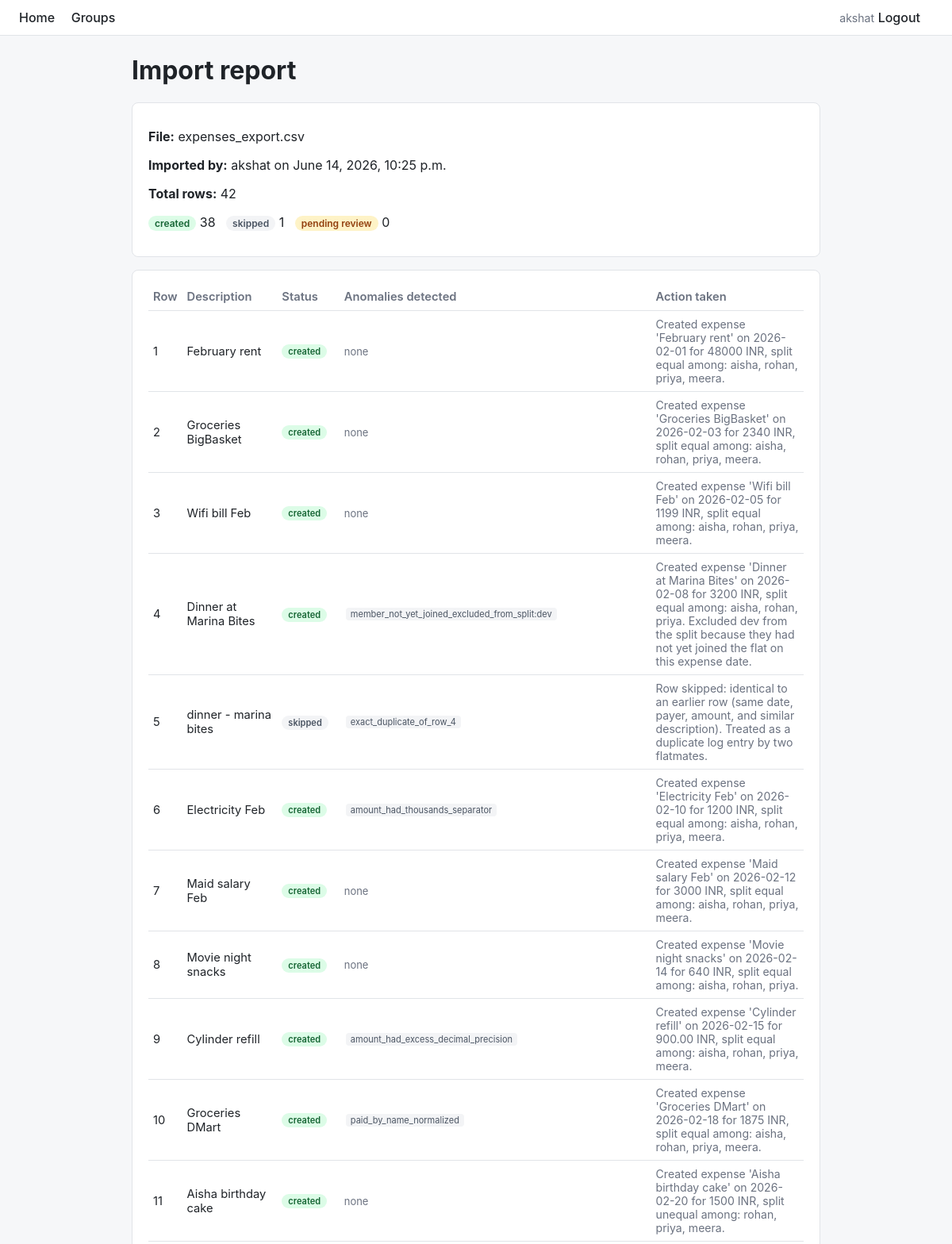
Screenshot of /groups/1/import/1/report/ (signed in, upper part) with the database file from the repository.
### expenses/models.py (models this page shows, shortened)
class ImportBatch(models.Model):
    group = models.ForeignKey(Group, on_delete=models.CASCADE, related_name='import_batches')
    filename = models.CharField(max_length=255)
    imported_by = models.ForeignKey(User, on_delete=models.SET_NULL, null=True)
    imported_at = models.DateTimeField(auto_now_add=True)
    total_rows = models.IntegerField(default=0)
    rows_created = models.IntegerField(default=0)
    rows_skipped = models.IntegerField(default=0)
    rows_pending = models.IntegerField(default=0)

class ImportRow(models.Model):
    STATUS_CHOICES = [
        ('created', 'Created'),
        ('skipped', 'Skipped'),
        ('pending', 'Pending review'),
        ('approved', 'Approved'),
        ('rejected', 'Rejected'),
    ]
    batch = models.ForeignKey(ImportBatch, on_delete=models.CASCADE, related_name='rows')
    row_number = models.IntegerField()
    raw_data = models.JSONField()
    status = models.CharField(max_length=20, choices=STATUS_CHOICES, default='created')
    anomalies = models.JSONField(default=list)
    action_taken = models.TextField(blank=True, default='')
    reviewed_by = models.ForeignKey(User, on_delete=models.SET_NULL, null=True, blank=True)
    reviewed_at = models.DateTimeField(null=True, blank=True)
    class Meta:
        ordering = ['row_number']

### expenses/views.py (the view)
# urls.py: path('groups/<int:pk>/import/<int:batch_id>/report/', views.import_report, name='import_report'),
@login_required
def import_report(request, pk, batch_id):
    group = get_object_or_404(Group, pk=pk)
    batch = get_object_or_404(ImportBatch, pk=batch_id, group=group)
    rows = batch.rows.all()
    return render(request, 'expenses/import_report.html', {'group': group, 'batch': batch, 'rows': rows})

### expenses/templates/expenses/import_report.html (shortened to what this page needs)
{% extends "base.html" %}
{% block content %}
<h1>Import report</h1>
<div class="card">
    <p><strong>File:</strong> {{ batch.filename }}</p>
    <p><strong>Imported by:</strong> {{ batch.imported_by.username }} on {{ batch.imported_at }}</p>
    <p><strong>Total rows:</strong> {{ batch.total_rows }}</p>
    <p><span class="badge created">created</span> {{ batch.rows_created }} &nbsp;
       <span class="badge skipped">skipped</span> {{ batch.rows_skipped }} &nbsp;
       <span class="badge pending">pending review</span> {{ batch.rows_pending }}</p>
</div>
<div class="card">
    <table>
        <tr><th>Row</th><th>Description</th><th>Status</th><th>Anomalies detected</th><th>Action taken</th></tr>
        {% for row in rows %}
        <tr>
            <td>{{ row.row_number }}</td>
            <td>{{ row.raw_data.description }}</td>
            <td><span class="badge {{ row.status }}">{{ row.status }}</span></td>
            <td>
                {% for a in row.anomalies %}
                <span class="anomaly-tag">{{ a }}</span>
                {% endfor %}
                {% if not row.anomalies %}<span class="muted">none</span>{% endif %}
            </td>
            <td class="muted">{{ row.action_taken|default:"-" }}</td>
        </tr>
        {% endfor %}
    </table>
</div>
{% endblock %}

### templates/base.html (shortened to what this page needs)
<!DOCTYPE html>
<html lang="en">
<head>
</head>
<body>
<nav>
    <div>
        <a href="{% url 'expenses:dashboard' %}">Home</a>
        {% if user.is_authenticated %}
            <a href="{% url 'expenses:group_list' %}">Groups</a>
        {% endif %}
    </div>
    <div>
        {% if user.is_authenticated %}
            <span class="muted">{{ user.username }}</span>
            <a href="{% url 'accounts:logout' %}">Logout</a>
        {% else %}
            <a href="{% url 'accounts:login' %}">Login</a>
            <a href="{% url 'accounts:signup' %}">Sign up</a>
        {% endif %}
    </div>
</nav>
<div class="container">
    {% block content %}{% endblock %}
</div>
</body>
</html>

### templates/base.html (style rules this page uses)
:root { --bg: #f6f7f9; --card: #ffffff; --border: #e1e4e8; --text: #1f2328; --muted: #6b7280; --primary: #2563eb; --green: #16a34a; --red: #dc2626; --orange: #d97706; }
* { box-sizing: border-box; }
body { font-family: -apple-system, Segoe UI, Roboto, Helvetica, Arial, sans-serif; background: var(--bg); color: var(--text); margin: 0; }
nav { background: var(--card); border-bottom: 1px solid var(--border); padding: 12px 24px; display: flex; justify-content: space-between; align-items: center; }
nav a { color: var(--text); text-decoration: none; margin-right: 16px; font-weight: 500; }
.container { max-width: 900px; margin: 24px auto; padding: 0 16px; }
.card { background: var(--card); border: 1px solid var(--border); border-radius: 8px; padding: 16px 20px; margin-bottom: 16px; }
h1, h2, h3 { margin-top: 0; }
table { width: 100%; border-collapse: collapse; }
th, td { text-align: left; padding: 8px 6px; border-bottom: 1px solid var(--border); font-size: 0.92em; }
th { color: var(--muted); font-weight: 600; }
.muted { color: var(--muted); font-size: 0.88em; }
.badge { display: inline-block; padding: 2px 8px; border-radius: 999px; font-size: 0.75em; font-weight: 600; }
.badge.created { background: #dcfce7; color: #166534; }
.badge.skipped { background: #f3f4f6; color: #4b5563; }
.badge.pending { background: #fef3c7; color: #92400e; }
.anomaly-tag { display: inline-block; background: #f3f4f6; border-radius: 4px; padding: 1px 6px; font-size: 0.75em; margin: 2px; color: #4b5563; }

### rows the page displays
ImportBatch: filename "expenses_export.csv", imported_by.username "akshat", imported_at "June 14, 2026, 10:25 p.m.", total_rows "42", rows_created "38", rows_skipped "1", rows_pending "0"
ImportRow: row_number "1", raw_data.description "February rent", status "created", anomalies "none", action_taken "Created expense 'February rent' on 2026-02-01 for 48000 INR, split equal among: aisha, rohan, priya, meera."
ImportRow: row_number "2", raw_data.description "Groceries BigBasket", status "created", anomalies "none", action_taken "Created expense 'Groceries BigBasket' on 2026-02-03 for 2340 INR, split equal among: aisha, rohan, priya, meera."
ImportRow: row_number "3", raw_data.description "Wifi bill Feb", status "created", anomalies "none", action_taken "Created expense 'Wifi bill Feb' on 2026-02-05 for 1199 INR, split equal among: aisha, rohan, priya, meera."
ImportRow: row_number "4", raw_data.description "Dinner at Marina Bites", status "created", anomalies "member_not_yet_joined_excluded_from_split:dev", action_taken "Created expense 'Dinner at Marina Bites' on 2026-02-08 for 3200 INR, split equal among: aisha, rohan, priya. Excluded dev from the split because they had not yet joined the flat on this expense date."
ImportRow: row_number "5", raw_data.description "dinner - marina bites", status "skipped", anomalies "exact_duplicate_of_row_4", action_taken "Row skipped: identical to an earlier row (same date, payer, amount, and similar description). Treated as a duplicate log entry by two flatmates."
ImportRow: row_number "6", raw_data.description "Electricity Feb", status "created", anomalies "amount_had_thousands_separator", action_taken "Created expense 'Electricity Feb' on 2026-02-10 for 1200 INR, split equal among: aisha, rohan, priya, meera."
ImportRow: row_number "7", raw_data.description "Maid salary Feb", status "created", anomalies "none", action_taken "Created expense 'Maid salary Feb' on 2026-02-12 for 3000 INR, split equal among: aisha, rohan, priya, meera."
ImportRow: row_number "8", raw_data.description "Movie night snacks", status "created", anomalies "none", action_taken "Created expense 'Movie night snacks' on 2026-02-14 for 640 INR, split equal among: aisha, rohan, priya."
ImportRow: row_number "9", raw_data.description "Cylinder refill", status "created", anomalies "amount_had_excess_decimal_precision", action_taken "Created expense 'Cylinder refill' on 2026-02-15 for 900.00 INR, split equal among: aisha, rohan, priya, meera."
ImportRow: row_number "10", raw_data.description "Groceries DMart", status "created", anomalies "paid_by_name_normalized", action_taken "Created expense 'Groceries DMart' on 2026-02-18 for 1875 INR, split equal among: aisha, rohan, priya, meera."
ImportRow: row_number "11", raw_data.description "Aisha birthday cake", status "created", anomalies "none", action_taken "Created expense 'Aisha birthday cake' on 2026-02-20 for 1500 INR, split unequal among: rohan, priya, meera."

### other values shown
{{ user.username }} "akshat"
